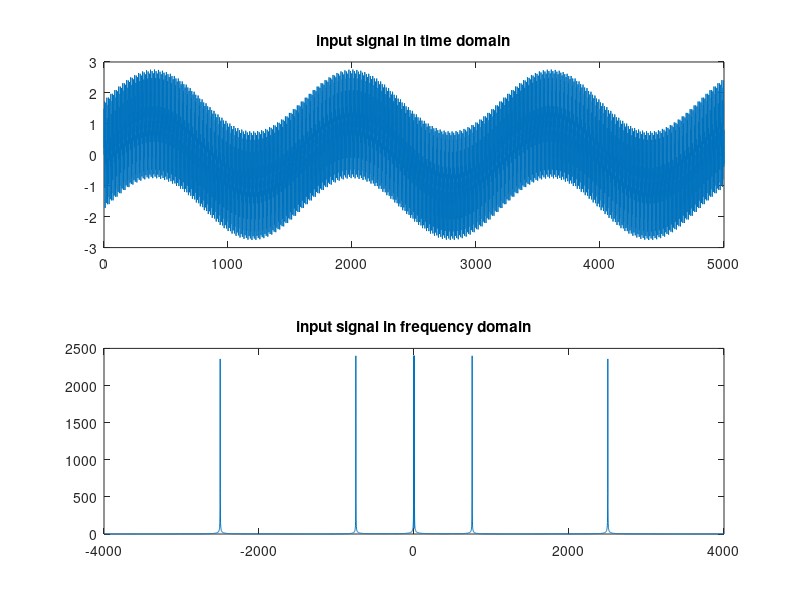
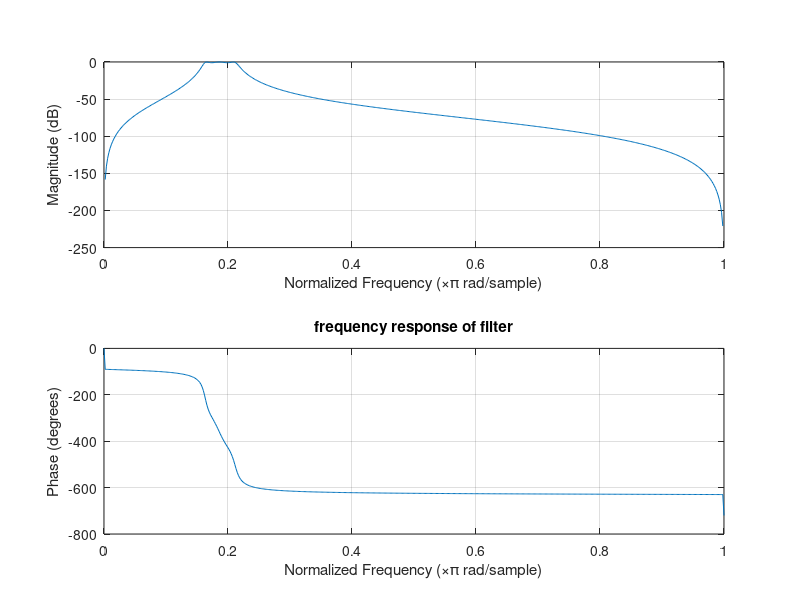
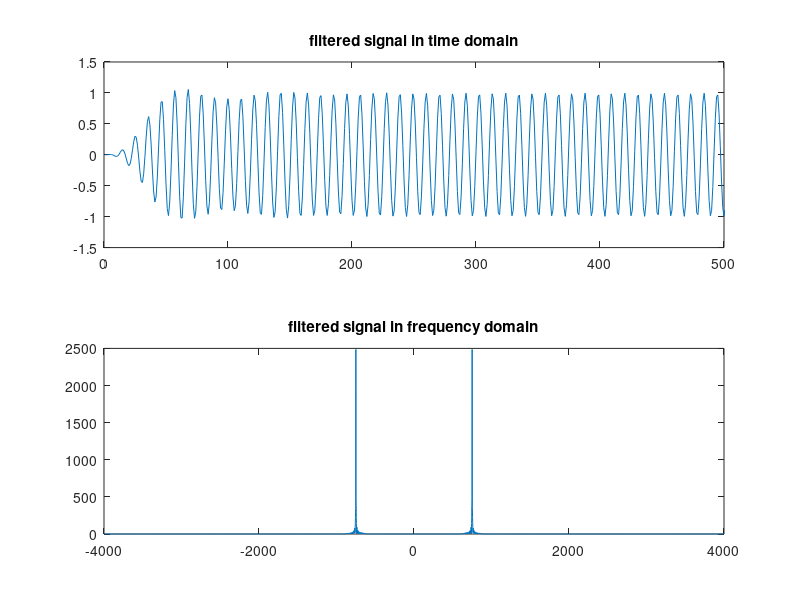

MATLAB code for these plots, in order:
clc;
clear;

Fs=8000;
n=0:5000;
ws=[50 1450]/4000;
wp=[650 850]/4000;
Ap=1;
As=50;
xn=sin(1500*pi*n/Fs) + sin(10*pi*n/Fs) + sin(5000*pi*n/Fs);
Xs=fftshift(fft(xn));

subplot(2,1,1);
plot(n,xn)
title('input signal in time domain')
subplot(2,1,2);
plot(linspace(-4000,4000,length(Xs)),abs(Xs))
title('input signal in frequency domain');
figure;

[order,wn]=cheb1ord(wp,ws,Ap,As);
[b,a]=cheby1(order,Ap,wp);
freqz(b,a);
title('frequency response of filter');
figure;

hn=impz(b,a);
yn=conv(xn,hn);
Ys=fftshift(fft(yn));

subplot(2,1,1);
plot(yn)
xlim([0 500]);
title('flitered signal in time domain');
subplot(2,1,2);
plot(linspace(-4000,4000,length(Ys)),abs(Ys))
title('flitered signal in frequency domain');